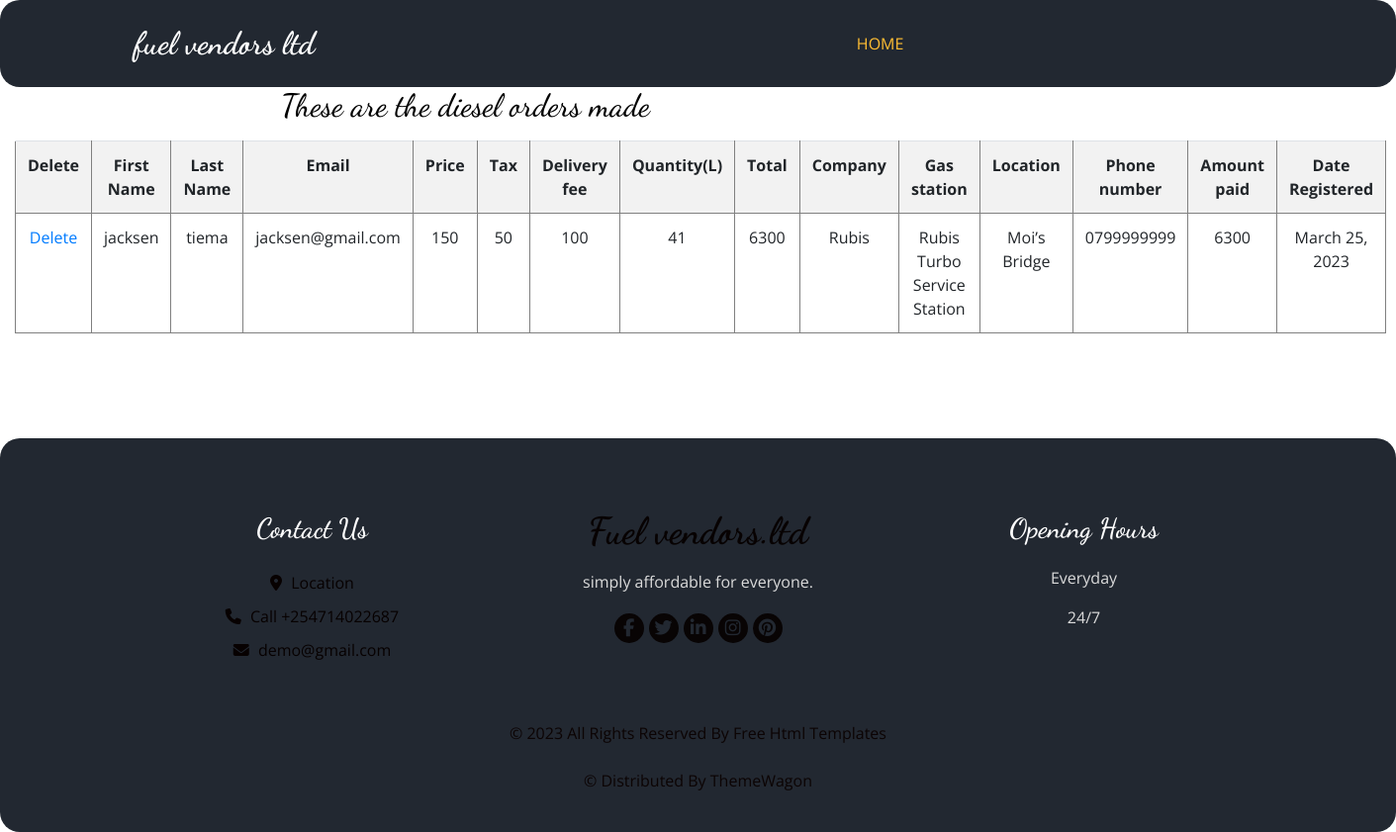
Page /admin-view-diesel-orders.php on the committed database.
### tables this page shows
CREATE TABLE `diesel_orders` (
  `order_id` mediumint(10) UNSIGNED NOT NULL,
  `first_name` varchar(30) NOT NULL,
  `last_name` varchar(30) NOT NULL,
  `email` varchar(30) NOT NULL,
  `price` varchar(10) NOT NULL,
  `tax` varchar(10) NOT NULL,
  `delivery_fee` varchar(10) NOT NULL,
  `quantity` varchar(10) NOT NULL,
  `total` varchar(10) NOT NULL,
  `company` varchar(20) NOT NULL,
  `gas_station` varchar(30) NOT NULL,
  `location` varchar(30) NOT NULL,
  `phone_number` varchar(20) NOT NULL,
  `amount_paid` varchar(10) NOT NULL,
  `order_date` datetime NOT NULL
);

### admin-view-diesel-orders.php (the view, shortened to what this page needs)
<!DOCTYPE html>
<html lang="en">
<head>
  <link rel="stylesheet" type="text/css" href="css/bootstrap.css" />
  <link rel="stylesheet" type="text/css" href="https://cdnjs.cloudflare.com/ajax/libs/OwlCarousel2/2.3.4/assets/owl.carousel.min.css" />
  <link rel="stylesheet" href="https://cdnjs.cloudflare.com/ajax/libs/jquery-nice-select/1.1.0/css/nice-select.min.css" />
  <link href="css/font-awesome.min.css" rel="stylesheet" />
  <link href="css/style.css" rel="stylesheet" />
  <link href="css/responsive.css" rel="stylesheet" />
</head>
<body>
    <div class="hero_area">
    <header class="header_section" style="background-color:  #222831; border-radius:20px ; ">
      <div class="container" >
        <nav class="navbar navbar-expand-lg custom_nav-container ">
          <a class="navbar-brand">
            <span>
              fuel vendors ltd
            </span>
          </a>
          <div class="collapse navbar-collapse" id="navbarSupportedContent">
            <ul class="navbar-nav  mx-auto ">
              <li class="nav-item active">
                <a class="nav-link" href="administrator.php">Home <span class="sr-only">(current)</span></a>
              </li>
        </nav>
      </div>
</header>
<section class="food_section layout_padding-bottom">
<div  class ="text-center"class="detail-box" style="color: white;background-color: white;">
<div class="col-sm-8">
<h2 class="text-center" style="color:black">These are the diesel orders made</h2>
<p>
<?php
try {
 require('mysqli_connect.php');
 $pagerows = 10;
 if ((isset($_GET['s'])) &&( is_numeric($_GET['s'])))
 {
 $start = htmlspecialchars($_GET['s'], ENT_QUOTES);
 }else{
 $start = 0;
 }
 $query = "SELECT first_name, last_name, email, price, tax, delivery_fee, quantity, total, company, gas_station, location, phone_number, amount_paid, ";
 $query .= "DATE_FORMAT(order_date, '%M %d, %Y')";
 $query .=
 " AS regdat, order_id FROM diesel_orders ORDER BY order_date ASC";
 $query .=" LIMIT ?, ?";
 $q = mysqli_stmt_init($dbcon);
 mysqli_stmt_prepare($q, $query);
 mysqli_stmt_bind_param($q, "ii", $start, $pagerows);
 mysqli_stmt_execute($q);
 $result = mysqli_stmt_get_result($q);
 if ($result) {
 echo '<table class="table table-striped" style="width:100%;height:100%">
 <tr>
 <th scope="col">Delete</th>
 <th scope="col">First Name</th>
 <th scope="col">Last Name</th>
 <th scope="col">Email</th>
 <th scope="col">Price</th>
 <th scope="col">Tax</th>
 <th scope="col">Delivery fee</th>
 <th scope="col">Quantity(L)</th>
 <th scope="col">Total</th>
 <th scope="col">Company</th>
 <th scope="col">Gas station</th>
 <th scope="col">Location</th>
 <th scope="col">Phone number</th>
 <th scope="col">Amount paid</th>
 <th scope="col">Date Registered</th>
 </tr>';
 while ($row = mysqli_fetch_array($result, MYSQLI_ASSOC)) {
$order_id = htmlspecialchars($row['order_id'], ENT_QUOTES);
$first_name = htmlspecialchars($row['first_name'], ENT_QUOTES);
 $last_name = htmlspecialchars($row['last_name'], ENT_QUOTES);
 $email = htmlspecialchars($row['email'], ENT_QUOTES);
 $price = htmlspecialchars($row['price'], ENT_QUOTES);
 $tax = htmlspecialchars($row['tax'], ENT_QUOTES);
 $delivery_fee = htmlspecialchars($row['delivery_fee'], ENT_QUOTES);
 $quantity = htmlspecialchars($row['quantity'], ENT_QUOTES);
 $amount_paid = htmlspecialchars($row['amount_paid'], ENT_QUOTES);
 $company = htmlspecialchars($row['company'], ENT_QUOTES);
 $gas_station = htmlspecialchars($row['gas_station'], ENT_QUOTES);
 $location = htmlspecialchars($row['location'], ENT_QUOTES);
 $phone_number = htmlspecialchars($row['phone_number'], ENT_QUOTES);
 $total = htmlspecialchars($row['total'], ENT_QUOTES);
$order_date = htmlspecialchars($row['regdat'], ENT_QUOTES);
 echo '<tr>
 <td><a href="delete-diesel-orders.php?id=' . $order_id .
 '">Delete</a></td>
 <td>' . $first_name . '</td>
<td>' . $last_name . '</td>
<td>' . $email . '</td>
<td>' . $price . '</td>
<td>' . $tax . '</td>
<td>' . $delivery_fee . '</td>
<td>' . $quantity . '</td>
<td>' . $total . '</td>
<td>' . $company . '</td>
<td>' . $gas_station . '</td>
<td>' . $location . '</td>
<td>' . $phone_number . '</td>
<td>' . $amount_paid . '</td>
<td>' . $order_date . '</td>
</tr>';
 }
 echo '</table>';
 }
 else {
 echo '<p class="text-center">The current users could not be ';
 echo 'retrieved. We apologize for any inconvenience.</p>';
 exit;
 }
}
catch(Exception $e)
{
 print "The system is busy please try later";
}
catch(Error $e)
{
 print "The system is busy please try again later.";
}
?>
</div>
</div>
  </section>
		<footer class="footer_section" style="border-radius:20px ;" >
    <div class="container">
      <div class="row">
        <div class="col-md-4 footer-col">
          <div class="footer_contact">
            <h4>
              Contact Us
            </h4>
            <div class="contact_link_box">
              <a href="">
                <i class="fa fa-map-marker" aria-hidden="true"></i>
                <span>
                  Location
                </span>
              </a>
              <a href="">
                <i class="fa fa-phone" aria-hidden="true"></i>
                <span>
                  Call +254714022687
                </span>
              </a>
              <a href="">
                <i class="fa fa-envelope" aria-hidden="true"></i>
                <span>
                  demo@gmail.com
                </span>
              </a>
            </div>
          </div>
        </div>
        <div class="col-md-4 footer-col">
          <div class="footer_detail">
            <a href="" class="footer-logo">
              Fuel vendors.ltd
            </a>
            <p>
             simply affordable for everyone.
          </p>
            <div class="footer_social">
              <a href="">
                <i class="fa fa-facebook" aria-hidden="true"></i>
              </a>
              <a href="">
                <i class="fa fa-twitter" aria-hidden="true"></i>
              </a>
              <a href="">
                <i class="fa fa-linkedin" aria-hidden="true"></i>
              </a>
              <a href="">
                <i class="fa fa-instagram" aria-hidden="true"></i>
              </a>
              <a href="">
                <i class="fa fa-pinterest" aria-hidden="true"></i>
              </a>
            </div>
          </div>
        </div>
        <div class="col-md-4 footer-col">
          <h4>
            Opening Hours
          </h4>
          <p>
            Everyday
          </p>
          <p>
            24/7
          </p>
        </div>
      </div>
      <div class="footer-info">
        <p>
          &copy; <span id="displayYear"></span> All Rights Reserved By
          <a href="https://html.design/">Free Html Templates</a><br><br>
          &copy; <span id="displayYear"></span> Distributed By
          <a href="https://themewagon.com/" target="_blank">ThemeWagon</a>
        </p>
      </div>
    </div>
  </footer>
	</body>
</html>

### css/style.css (style rules this page uses)
body { font-family: "Open Sans", sans-serif; color: #0c0c0c; background-color: #ffffff; overflow-x: hidden; }
.layout_padding-bottom { padding-bottom: 90px; }
h1, h2 { font-family: 'Dancing Script', cursive; }
a, a:hover, a:focus { text-decoration: none; }
.hero_area { position: relative; min-height: 100vh; display: -webkit-box; display: -ms-flexbox; display: flex; -webkit-box-orient: vertical; -webkit-box-direction: normal; -ms-flex-direction: column; flex-direction: column; }
.header_section { padding: 15px 0; }
.navbar-brand { font-family: 'Dancing Script', cursive; }
.navbar-brand span { font-weight: bold; font-size: 32px; color: #ffffff; }
.custom_nav-container { padding: 0; }
.custom_nav-container .navbar-nav { padding-left: 18%; }
.custom_nav-container .navbar-nav .nav-item .nav-link { padding: 5px 20px; color: black; text-align: center; text-transform: uppercase; border-radius: 5px; -webkit-transition: all 0.3s; transition: all 0.3s; }
.custom_nav-container .navbar-nav .nav-item:hover .nav-link, .custom_nav-container .navbar-nav .nav-item.active .nav-link { color: #ffbe33; }
.footer_section { background-color: #222831; color: #ffffff; padding: 75px 0 40px 0; text-align: center; }
.footer_section h4 { font-size: 28px; }
.footer_section h4, .footer_section .footer-logo { font-weight: 600; margin-bottom: 20px; font-family: 'Dancing Script', cursive; }
.footer_section p { color: #dbdbdb; }
.footer_section .footer-col { margin-bottom: 30px; }
.footer_section .footer_contact .contact_link_box { display: -webkit-box; display: -ms-flexbox; display: flex; -webkit-box-orient: vertical; -webkit-box-direction: normal; -ms-flex-direction: column; flex-direction: column; }
.footer_section .footer_contact .contact_link_box a { margin: 5px 0; color: #070101; }
.footer_section .footer_contact .contact_link_box a i { margin-right: 5px; }
.footer_section .footer-logo { display: block; font-weight: bold; font-size: 38px; line-height: 1; color: #070202; }
.footer_section .footer_social { display: -webkit-box; display: -ms-flexbox; display: flex; -webkit-box-pack: center; -ms-flex-pack: center; justify-content: center; margin-top: 20px; margin-bottom: 10px; }
.footer_section .footer_social a { display: -webkit-box; display: -ms-flexbox; display: flex; -webkit-box-pack: center; -ms-flex-pack: center; justify-content: center; -webkit-box-align: center; -ms-flex-align: center; align-items: center; color: #222831; width: 30px; height: 30px; border-radius: 100%; background-color: #080404; border-radius: 100%; margin: 0 2.5px; font-size: 18px; }
.footer_section .footer-info { text-align: center; margin-top: 25px; }
.footer_section .footer-info p { color: #0c0404; margin: 0; }
.footer_section .footer-info p a { color: inherit; }

### css/responsive.css (style rules this page uses)
@media (min-width: 1200px) { .container { max-width: 1170px; } }

### admin-view-diesel-orders.php (style rules this page uses)
td,th { border:1px solid gray ; }

### rows in the picture
diesel_orders: first_name "jacksen", last_name "tiema", email "jacksen@gmail.com", price "150", tax "50", delivery_fee "100", quantity "41", total "6300", company "Rubis", gas_station "Rubis Turbo Service Station", location "Moi’s Bridge", phone_number "0799999999", amount_paid "6300", order_date "March 25, 2023"
